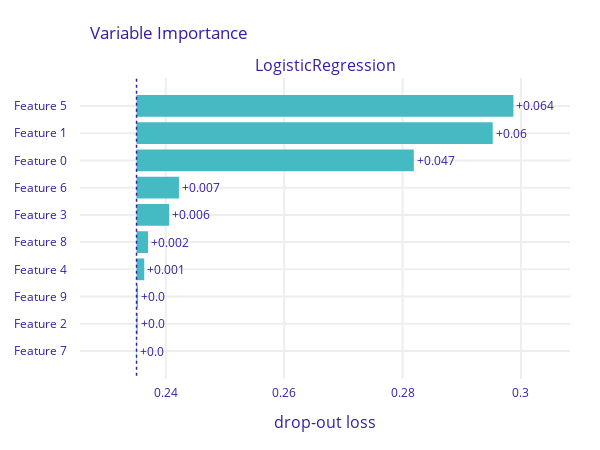

Notebook source saved alongside this figure:
### Code cell
pvi3.plot(show=False).update_layout(autosize=False, width=600, height=450)

### Figure 1 — Plotly figure (JSON) as saved in the notebook; plotly's stock layout.template omitted (floating-point values rounded to 4 significant figures)
{"data": [{"base": 0.2351, "hoverinfo": "text", "hoverlabel": {"bgcolor": "rgba(0, 0, 0, 0.8)"}, "hovertext": ["Model: LogisticRegression loss after<br>variable: Feature 5 is permuted: 0.299<br>Drop-out loss change: +0.064", "Model: LogisticRegression loss after<br>variable: Feature 1 is permuted: 0.295<br>Drop-out loss change: +0.06", "Model: LogisticRegression loss after<br>variable: Feature 0 is permuted: 0.282<br>Drop-out loss change: +0.047", "Model: LogisticRegression loss after<br>variable: Feature 6 is permuted: 0.242<br>Drop-out loss change: +0.007", "Model: LogisticRegression loss after<br>variable: Feature 3 is permuted: 0.241<br>Drop-out loss change: +0.006", "Model: LogisticRegression loss after<br>variable: Feature 8 is permuted: 0.237<br>Drop-out loss change: +0.002", "Model: LogisticRegression loss after<br>variable: Feature 4 is permuted: 0.236<br>Drop-out loss change: +0.001", "Model: LogisticRegression loss after<br>variable: Feature 9 is permuted: 0.235<br>Drop-out loss change: +0.0", "Model: LogisticRegression loss after<br>variable: Feature 2 is permuted: 0.235<br>Drop-out loss change: +0.0", "Model: LogisticRegression loss after<br>variable: Feature 7 is permuted: 0.235<br>Drop-out loss change: +0.0"], "marker": {"color": "#46bac2"}, "orientation": "h", "showlegend": false, "text": ["+0.064", "+0.06", "+0.047", "+0.007", "+0.006", "+0.002", "+0.001", "+0.0", "+0.0", "+0.0"], "textposition": "outside", "type": "bar", "x": [0.06367, 0.06017, 0.04684, 0.007163, 0.005518, 0.00194, 0.001302, 0.0002572, 0.0001808, 5.726e-05], "xaxis": "x", "y": ["Feature 5", "Feature 1", "Feature 0", "Feature 6", "Feature 3", "Feature 8", "Feature 4", "Feature 9", "Feature 2", "Feature 7"], "yaxis": "y"}], "layout": {"annotations": [{"font": {"size": 16}, "showarrow": false, "text": "LogisticRegression", "x": 0.5, "xanchor": "center", "xref": "paper", "y": 1, "yanchor": "bottom", "yref": "paper"}, {"font": {"size": 16}, "showarrow": false, "text": "drop-out loss", "x": 0.5, "xanchor": "center", "xref": "paper", "y": 0, "yanchor": "top", "yref": "paper", "yshift": -30}], "autosize": false, "font": {"color": "#371ea3"}, "height": 450, "margin": {"b": 71, "r": 30, "t": 78}, "shapes": [{"line": {"color": "#371ea3", "dash": "dot", "width": 1.5}, "type": "line", "x0": 0.2351, "x1": 0.2351, "xref": "x", "y0": -1, "y1": 10, "yref": "y"}], "title": {"text": "Variable Importance", "x": 0.15}, "width": 600, "xaxis": {"anchor": "y", "automargin": true, "domain": [0, 1], "fixedrange": true, "gridwidth": 2, "range": [0.2255, 0.3083], "tickcolor": "white", "ticklen": 3, "ticks": "outside", "type": "linear", "zeroline": false}, "yaxis": {"anchor": "x", "automargin": true, "autorange": true, "domain": [0, 1], "fixedrange": true, "gridwidth": 2, "range": [10.03, -1.028], "tickcolor": "white", "ticklen": 10, "ticks": "outside", "type": "category"}}}
